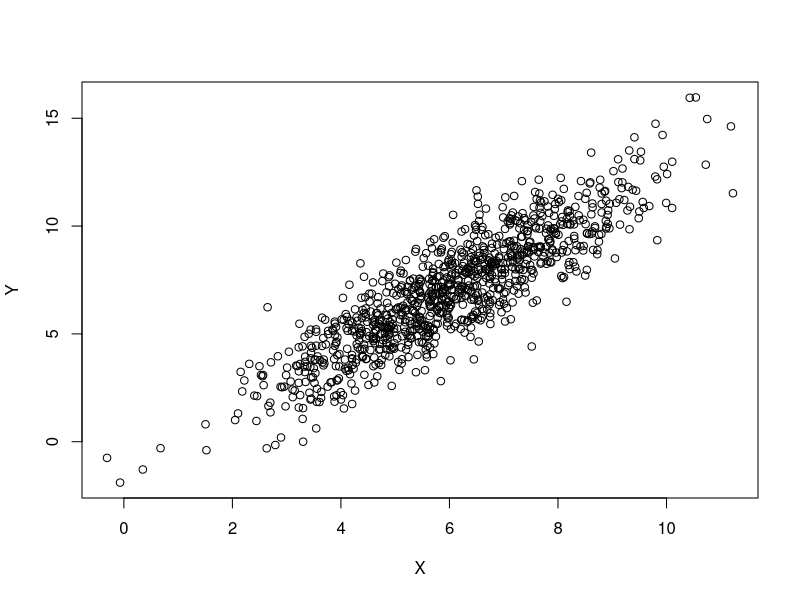

Write R code to recreate this figure.
## ---- chunk 1
library(DiagrammeR)

grViz("
digraph boxes_and_circles {

  # a 'graph' statement
  graph [overlap = true, fontsize = 10]

  # several 'node' statements
  node [shape = box,
        fontname = Helvetica]
  U; X; Y; Z;

  node [shape = circle,
        fixedsize = true,
        width = 0.9] // sets as circles
  U; X; Y; Z;

  # several 'edge' statements
  U->X X->Y Z->Y Z->X
}
")
## ---- chunk 2
n <- 1000

U <- rnorm(n, 5, 1)

Z <- rnorm(n, 1, 1)

X <- rnorm( n, U + 1* Z, 1)

Y <- rnorm(n ,X + 1*Z, 1)

## ---- chunk 3
plot(X, Y)
## ---- chunk 4
fit1 <- lm(Y ~ X)

arm::display(fit1)
## ---- chunk 5
fit2 <- lm(Y ~ X + Z)
arm::display(fit2)
